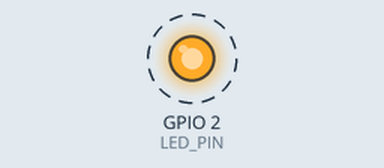
Bench run of a sketch on a simulated ESP32. Shown: output pins drawn as LEDs (lit = HIGH). Dashed ring = blinking.

Above: at 0.12 s.
Timing chart, 0 to 3.0 s (numbered marks = the images above):
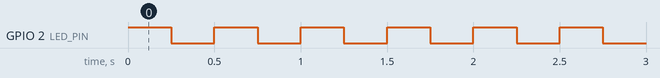

The sketch:

hello_01_flashlight.ino
```cpp
// Program 1: Flashing an LED light
// No breadboard wiring needed: GPIO2 drives the onboard LED on most ESP32 dev boards.
#define LED_PIN 2  // GPIO2
#define PAUSE 250  // delay in ms

void setup() {
  pinMode(LED_PIN, OUTPUT);
}

void loop() {
  digitalWrite(LED_PIN, HIGH);   // Turn on LED
  delay(PAUSE);
  digitalWrite(LED_PIN, LOW);   // Turn LED off
  delay(PAUSE);
}
```

Measured:
- by itself, GPIO 2 (LED_PIN): alternates HIGH for 0.25 s and LOW for 0.25 s
